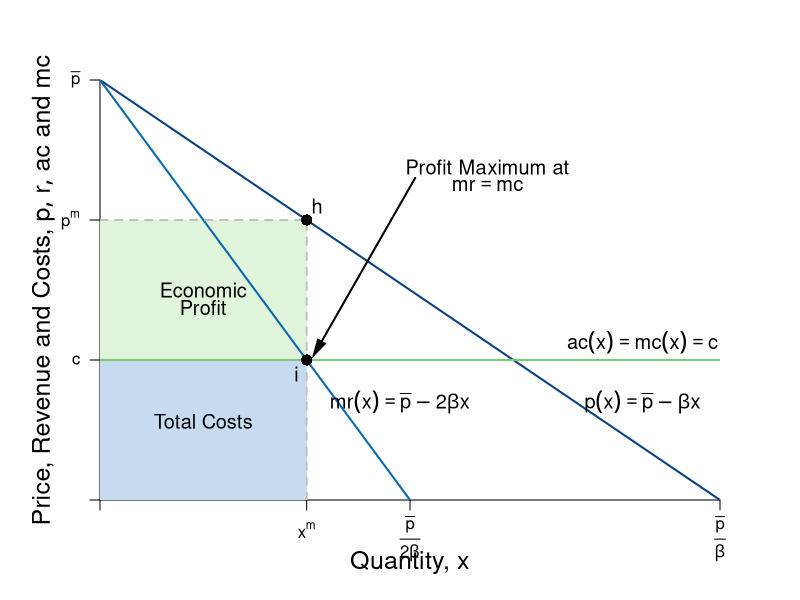

Generate this figure with R:
#Graph Designer: Simon Halliday + Scott Cohn
#Authors: Bowles and Halliday
#Title: Coordination, Conflict and Competition: A Text in Microeconomics

require(shape)
pdf(file = "competitionmarkets/monopolist_profit.pdf", width = 9, height = 7)

#Set parameters for graphics
axislabelsize <- 1.5
labelsize <- 1.2
graphlinewidth <- 2
segmentlinewidth <- 1.8

COL <- c("#7fc97f", "#beaed4", "#fdc086", "#ffff99", "#386cb0", "#f0027f", "#bf5b17", "#666666")
COLA <- c("#e0f3db", "#99d8c9","#66c2a4","#41ae76", "#238b45", "#005824")
COLB <- c("#c6dbef", "#4eb3d3", "#2b8cbe", "#0868ac","#084081")

#Edited the margins to cater for the larger LHS labels
par(mar =  c(5, 5, 4, 4))

AvgRevenue <- function(x, rmax = 12, xmax = 12){
  rmax - (rmax/xmax)*x
}
  
MRevenue <- function(x, rmax = 12, xmax = 12){
  rmax - 2*(rmax/xmax)*x
}

AvgCost <- function(x, c0 = 2, c1 = 4){
  c0/x + c1
}

xlims <- c(0, 12)
ylims <- c(0, 12)

npts <- 501 
x <- seq(xlims[1], xlims[2], length.out = npts)
y <- seq(ylims[1], ylims[2], length.out = npts) 
a <- c(13, 16.75, 19.25)

plot(0, 0, xlim = xlims, ylim = ylims, type = "n",
     xlab = expression(paste("")),
     ylab = expression(paste("")), 
     xaxt = "n", 
     yaxt = "n", 
     cex.lab = axislabelsize, 
     bty = "n",
     xaxs="i", 
     yaxs="i")

# ticksy <- seq(from = ylims[1], to = ylims[2], by = 1)
# ylabels <- seq(from = ylims[1], to = ylims[2], by = 1)
# ticksx <- seq(from = xlims[1], to = xlims[2], by = 1)
# xlabels <- seq(from = xlims[1], to = xlims[2], by = 1)
ticksy <- c(0, 4, AvgRevenue(x = 4), ylims[2])
ylabels <- c(NA, expression(paste(c)), expression(paste(p^{m})), expression(paste(bar(p))))
ticksx <- c(0, 4, 6, xlims[2])
xlabels <- c(NA, expression(paste(x^{m})), expression(paste(frac(bar(p),2*beta))), expression(paste(frac(bar(p),beta))))

axis(1, at = ticksx, pos = 0, labels = FALSE)
text(x = c(0, 4, 6, xlims[2]), par("usr")[3] - 0.4, labels = xlabels, srt = 0, pos = 1, xpd = TRUE)
axis(2, at = ticksy, pos = 0, labels = ylabels, las = 1)

npts <- 500 
xx1 <- seq(xlims[1], xlims[2], length.out = npts)
xx3 <- seq(2, 6, length.out = npts)

#Draw the polygon for profit
xpoly1 <- c(0, 4, 4, 0, 0)
ypoly1 <- c(4, 4, AvgRevenue(x = 4), AvgRevenue(x = 4), 4)
polygon(x = xpoly1, y = ypoly1, col=COLA[1], density=NULL, border = NA)

#Draw the polygon for costs
xpoly2 <- c(0, 4, 4, 0, 0)
ypoly2 <- c(0, 0, 4, 4, 4)
polygon(x = xpoly2, y = ypoly2, col=COLB[1], density=NULL, border = NA)

#lines(xx1, bcA(xx1, w = 10, p = 1.5), col = COLB[3], lwd = graphlinewidth)
lines(xx1, AvgRevenue(xx1, rmax = 12, xmax = 12), col = COLB[5], lwd = graphlinewidth)
lines(xx1, MRevenue(xx1, rmax = 12, xmax = 12), col = COLB[4], lwd = graphlinewidth)
#lines(xx1, AvgCost(xx1, c0 = 2, c1 = 4), col = COLA[5], lwd = graphlinewidth)

#Label the axes
text(0.5*(xlims[2]), -1.8, expression(paste("Quantity, ", x)), xpd = TRUE, cex = axislabelsize) 
#mtext(expression(paste("Quantity of output, ", x)), side=1, line = 2.5, cex = axislabelsize)
text(-1.1, 0.5*ylims[2], expression(paste("Price, Revenue and Costs, ", list(p, r, ac), " and ", mc)), xpd = TRUE, cex = axislabelsize, srt = 90) 

#Label curves
text(10.5, 4.5, expression(paste(ac(x) == mc(x), phantom() == c)), cex = labelsize)
text(10.5, 2.8, expression(paste(p(x) == bar(p) - beta*x)), cex = labelsize)
text(5.8, 2.8, expression(paste(mr(x) == bar(p) - 2*beta*x)), cex = labelsize)

#Labels cost and profit areas
text(2, 0.5*AvgCost(x = 4), expression("Total Costs"), cex = labelsize)
text(2, 6, expression("Economic"), cex = labelsize)
text(2, 5.5, expression("Profit"), cex = labelsize)

#Draw segments for total costs
segments(0, AvgRevenue(x = 4), 4, AvgRevenue(x = 4), lty = 2, col = "gray" , lwd = segmentlinewidth)
segments(4, 0, 4, AvgRevenue(x = 4), lty = 2, col = "gray" , lwd = segmentlinewidth)
segments(0, 4, xlims[2], 4, lty = 1, col = COL[1] , lwd = graphlinewidth)

#Label Points for comparison
points(4, MRevenue(x = 4), pch = 16, col = "black", cex = 1.5)
text(3.8, MRevenue(x = 4) - 0.4, expression(i), cex = labelsize)


points(4, AvgRevenue(x = 4), pch = 16, col = "black", cex = 1.5)
text(4.2, AvgRevenue(x = 4) + 0.4, expression(h), cex = labelsize)


#Arrow to mr = mc
text(7.5, 9.5, expression(paste("Profit Maximum at")), cex = labelsize)
text(7.5, 9, expression(paste(mr == mc)), cex = labelsize)
Arrows(6.1, 9.2, 4.2, 4.3, col = "black", lty = 1, lwd = 2, arr.type = "triangle", arr.lwd = 0.5)



dev.off()
